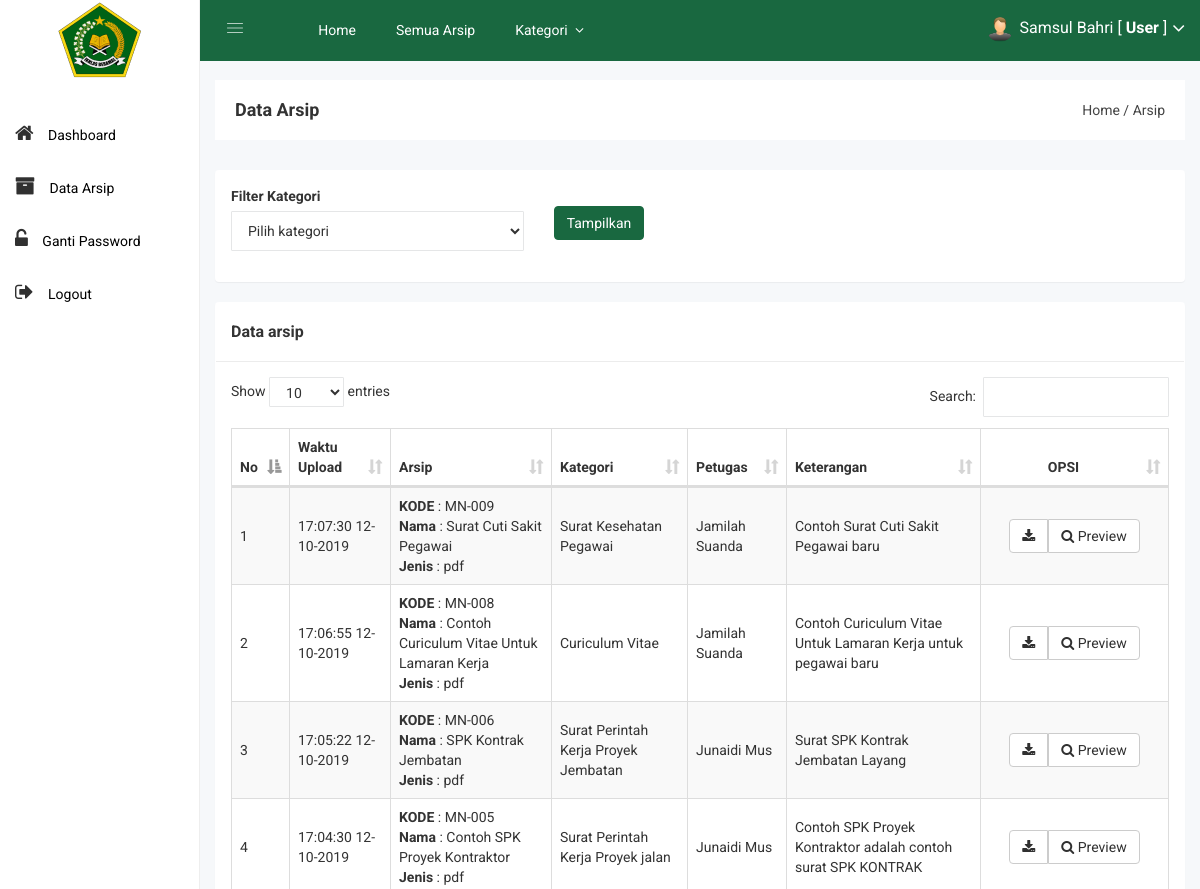
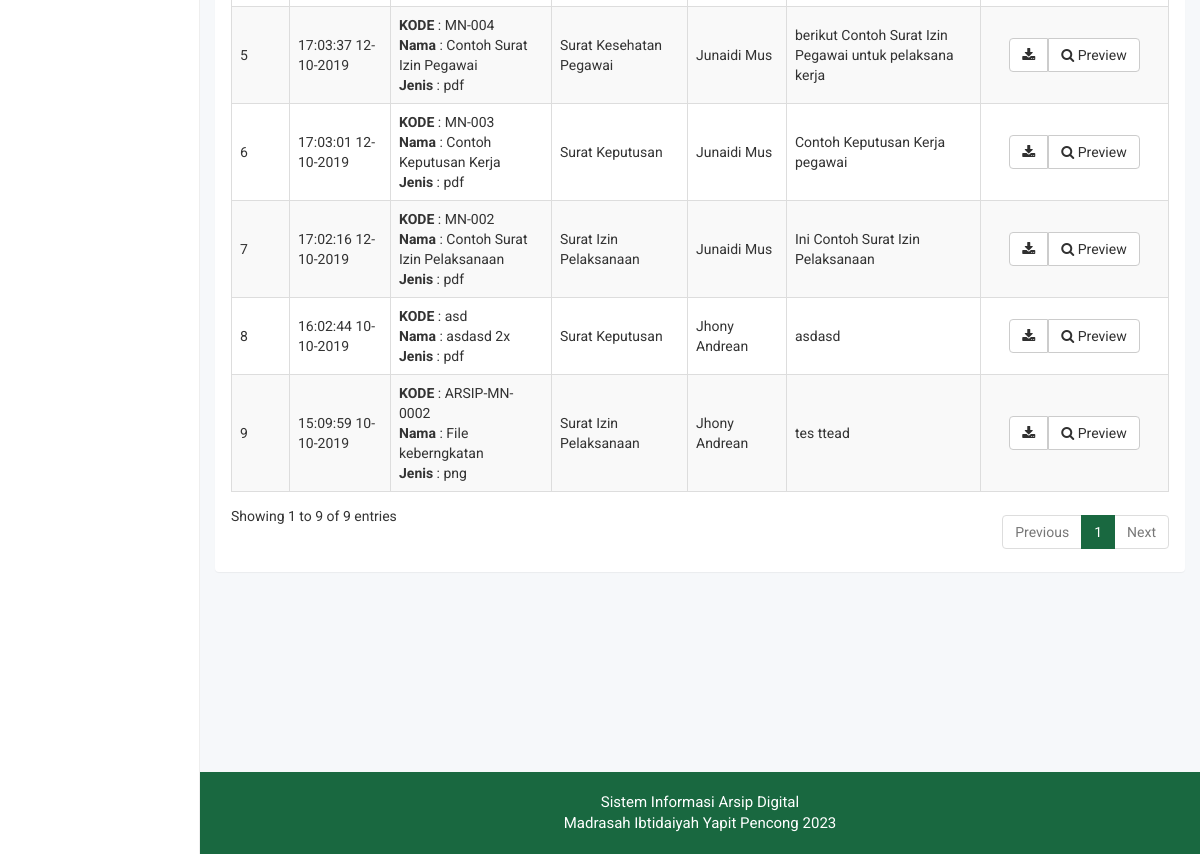
The page /user/arsip.php (signed in) on the database as committed earlier (2 pictures, top to bottom).
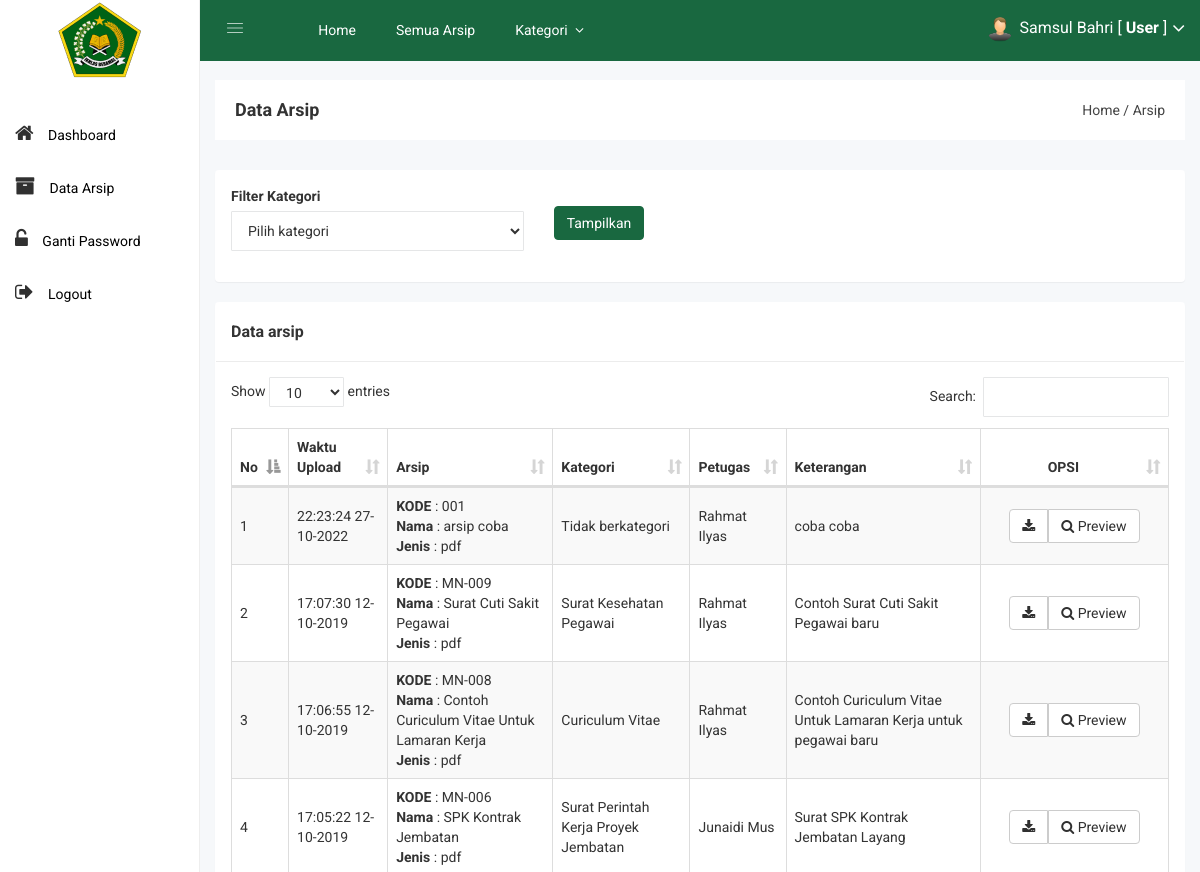
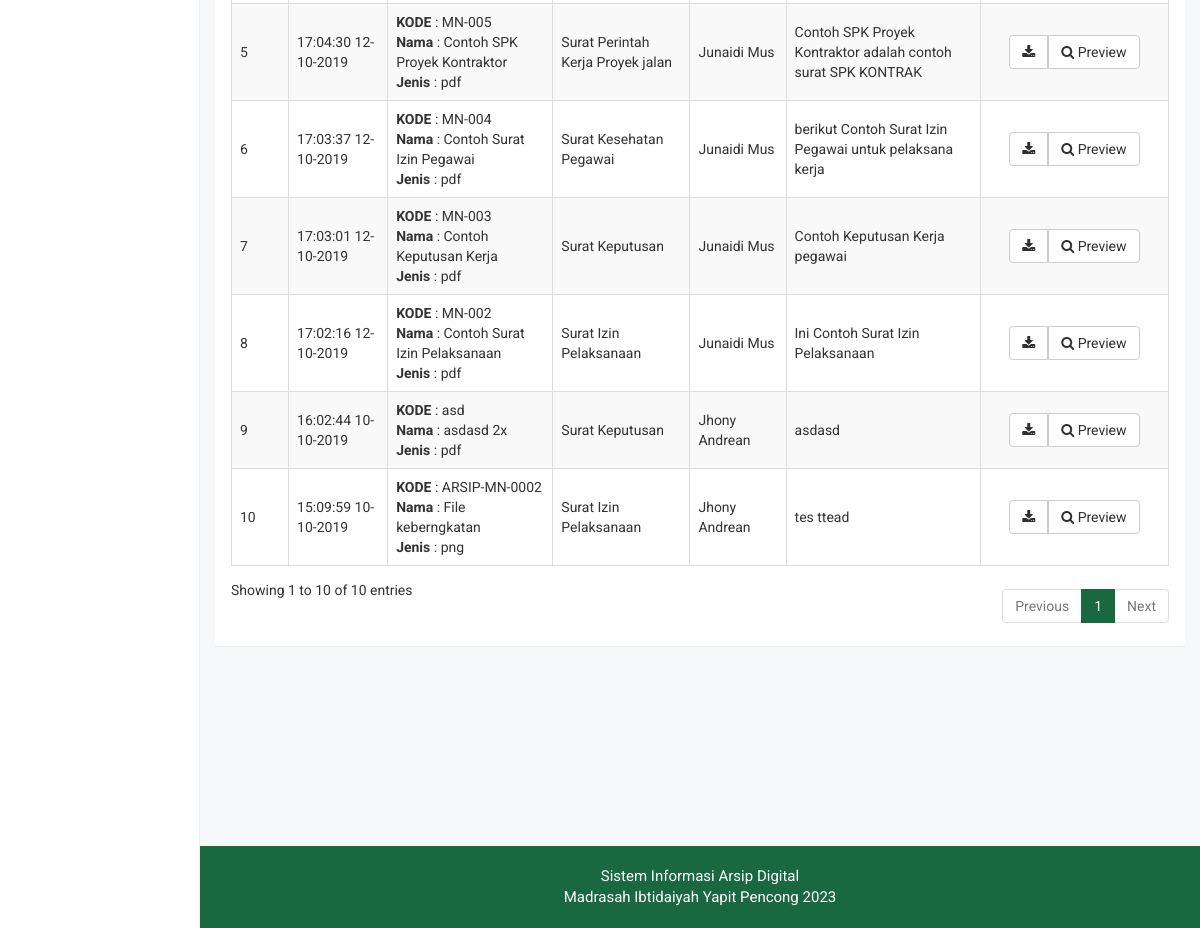
The same page on the database as committed later (2 pictures, top to bottom).
### tables this page shows
CREATE TABLE `arsip` (
  `arsip_id` int(11) NOT NULL,
  `arsip_waktu_upload` datetime NOT NULL,
  `arsip_petugas` int(11) NOT NULL,
  `arsip_kode` varchar(255) NOT NULL,
  `arsip_nama` varchar(255) NOT NULL,
  `arsip_jenis` varchar(255) NOT NULL,
  `arsip_kategori` int(11) NOT NULL,
  `arsip_keterangan` text NOT NULL,
  `arsip_file` varchar(255) NOT NULL
);

CREATE TABLE `kategori` (
  `kategori_id` int(11) NOT NULL,
  `kategori_nama` varchar(255) NOT NULL,
  `kategori_keterangan` text NOT NULL
);

CREATE TABLE `petugas` (
  `petugas_id` int(11) NOT NULL,
  `petugas_nama` varchar(255) NOT NULL,
  `petugas_username` varchar(255) NOT NULL,
  `petugas_password` varchar(255) NOT NULL,
  `petugas_foto` varchar(255) NOT NULL
);

### user/arsip.php (the view, shortened to what this page needs)
<?php include 'header.php'; ?>
<div class="breadcome-area">
    <div class="container-fluid">
        <div class="row">
            <div class="col-lg-12 col-md-12 col-sm-12 col-xs-12">
                <div class="breadcome-list">
                    <div class="row">
                        <div class="col-lg-6 col-md-6 col-sm-6 col-xs-12">
                            <div class="breadcome-heading">
                                <h4 style="margin-bottom: 0px">Data Arsip</h4>
                            </div>
                        </div>
                        <div class="col-lg-6 col-md-6 col-sm-6 col-xs-12">
                            <ul class="breadcome-menu" style="padding-top: 0px">
                                <li><a href="#">Home</a> <span class="bread-slash">/</span></li>
                                <li><span class="bread-blod">Arsip</span></li>
                            </ul>
                        </div>
                    </div>
                </div>
            </div>
        </div>
    </div>
</div>
<div class="container-fluid">
    <div class="panel">
        <div class="panel-body">
            <form method="get" action="">
                <div class="row">
                    <div class="col-lg-4">
                        <div class="form-group">
                            <label>Filter Kategori</label>
                            <select class="form-control" name="kategori" required="required">
                                <option value="">Pilih kategori</option>
                            </select>
                        </div>
                    </div>
                    <div class="col-lg-4">
                        <br>
                        <input type="submit" class="btn btn-primary" value="Tampilkan">
                    </div>
                </div>
            </form>
        </div>
    </div>
    <div class="panel">
        <div class="panel-heading">
            <h3 class="panel-title">Data arsip</h3>
        </div>
        <div class="panel-body">
            <table id="table" class="table table-bordered table-striped table-hover table-datatable">
                <thead>
                    <tr>
                        <th width="1%">No</th>
                        <th>Waktu Upload</th>
                        <th>Arsip</th>
                        <th>Kategori</th>
                        <th>Petugas</th>
                        <th>Keterangan</th>
                        <th class="text-center" width="20%">OPSI</th>
                    </tr>
                </thead>
                <tbody>
                    <?php
                    $no = 1;
                    if(isset($_GET['kategori'])){
                        $kategori = $_GET['kategori'];
                        $arsip = mysqli_query($koneksi,"SELECT * FROM arsip,kategori,petugas WHERE arsip_petugas=petugas_id and arsip_kategori=kategori_id and arsip_kategori='$kategori' ORDER BY arsip_id DESC");
                    }else{
                        $arsip = mysqli_query($koneksi,"SELECT * FROM arsip,kategori,petugas WHERE arsip_petugas=petugas_id and arsip_kategori=kategori_id ORDER BY arsip_id DESC");
                    }
                    while($p = mysqli_fetch_array($arsip)){
                        ?>
                        <tr>
                            <td><?php echo $no++; ?></td>
                            <td><?php echo date('H:i:s  d-m-Y',strtotime($p['arsip_waktu_upload'])) ?></td>
                            <td>
                                <b>KODE</b> : <?php echo $p['arsip_kode'] ?><br>
                                <b>Nama</b> : <?php echo $p['arsip_nama'] ?><br>
                                <b>Jenis</b> : <?php echo $p['arsip_jenis'] ?><br>
                            </td>
                            <td><?php echo $p['kategori_nama'] ?></td>
                            <td><?php echo $p['petugas_nama'] ?></td>
                            <td><?php echo $p['arsip_keterangan'] ?></td>
                            <td class="text-center">
                                <div class="btn-group">
                                    <a target="_blank" class="btn btn-default" href="arsip_download.php?id=<?php echo $p['arsip_id']; ?>"><i class="fa fa-download"></i></a>
                                    <a target="_blank" href="arsip_preview.php?id=<?php echo $p['arsip_id']; ?>" class="btn btn-default"><i class="fa fa-search"></i> Preview</a>
                                </div>
                            </td>
                        </tr>
                        <?php
                    }
                    ?>
                </tbody>
            </table>
        </div>
    </div>
</div>
<?php include 'footer.php'; ?>

Rows that differ between the two databases and show on the page:
added arsip: arsip_waktu_upload "22:23:24 27-10-2022", arsip_kode "001", arsip_nama "arsip coba", arsip_jenis "pdf", kategori.kategori_nama "Tidak berkategori", petugas.petugas_nama "Rahmat Ilyas", arsip_keterangan "coba coba"
changed through a linked row, arsip "MN-009": petugas.petugas_nama "Jamilah Suanda" → "Rahmat Ilyas"
changed through a linked row, arsip "MN-008": petugas.petugas_nama "Jamilah Suanda" → "Rahmat Ilyas"
Other text that changed with them:
text written by a page script: "Show entries Search: Showing 1 to 9 of 9 entries Previous 1 Next" → "Show entries Search: Showing 1 to 10 of 10 entries Previous 1 Next"
